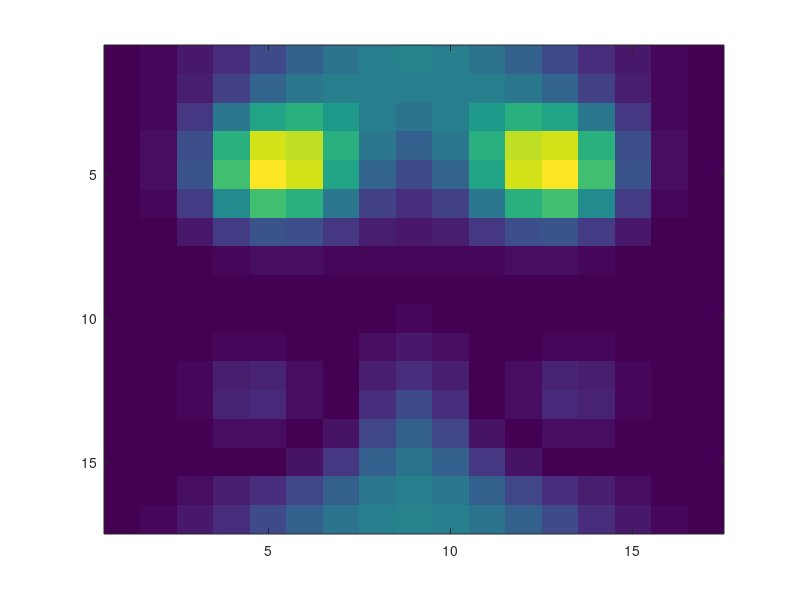

Write MATLAB code to recreate this figure.
xl = linspace(0, 1, 16+1);
yl = xl;

[X, Y] = meshgrid(xl, yl);

K = (sin(2*pi*X).*sin(2*pi*Y)).^2 + sin(pi*X).*cos(pi*Y);

%contourf(X, Y, K.^2);
imagesc(K.^2)